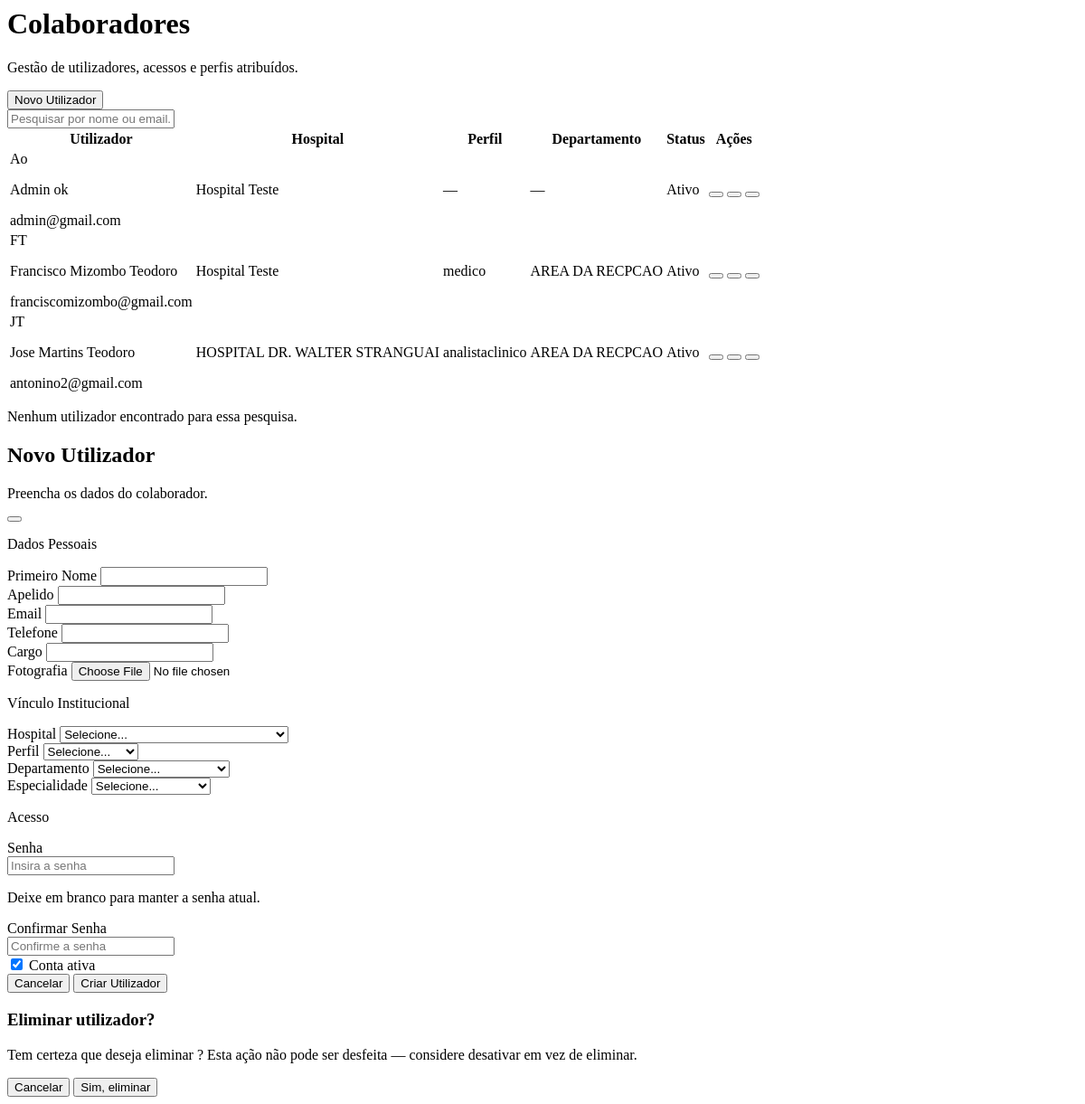
The app's page /modulos/colaboradores/ (signed in), older data.
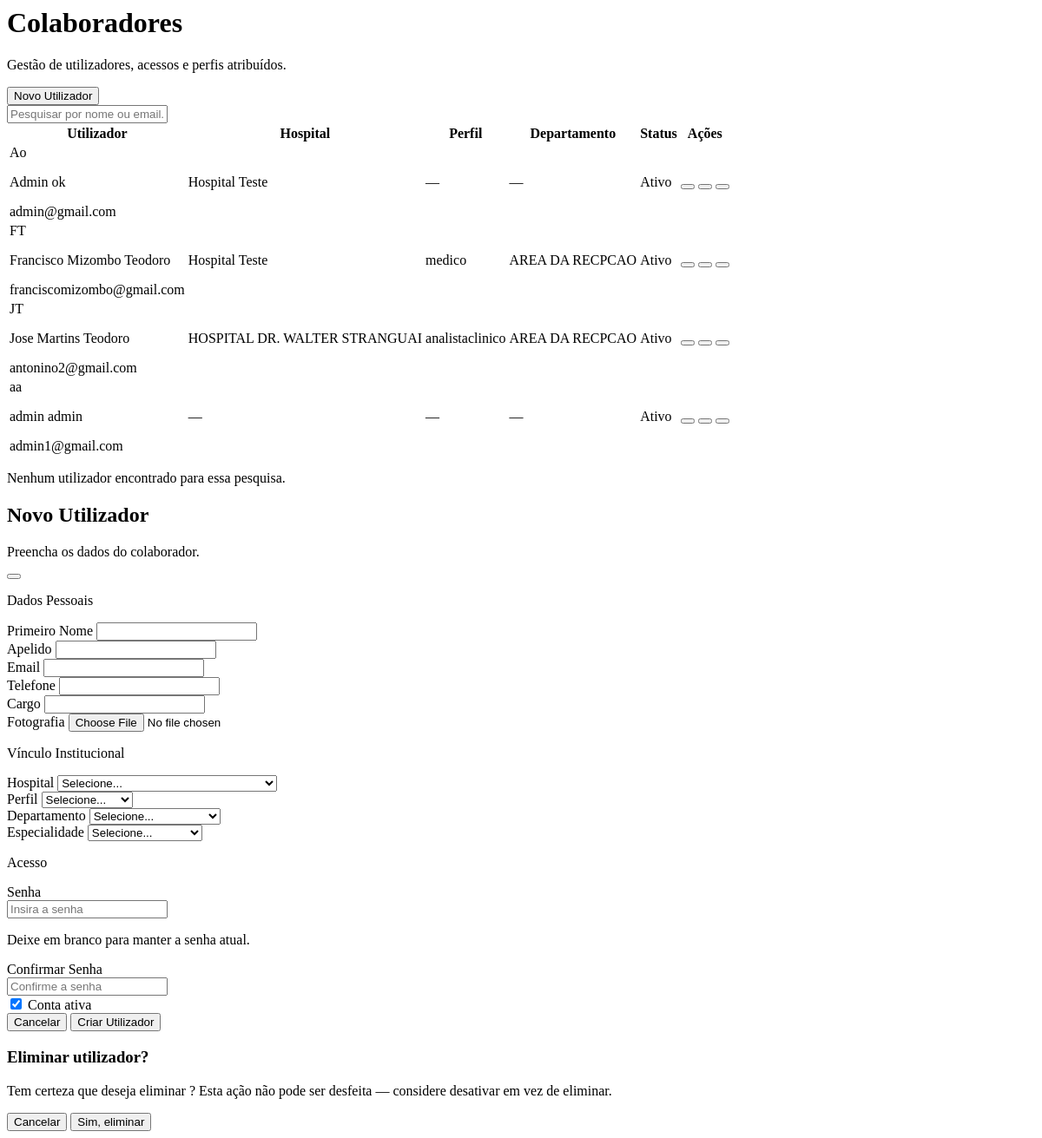
The same page, newer data.
### App_Usuarios/ultilizador.py (models this page shows, shortened)
class Utilizador(AbstractBaseUser, PermissionsMixin):
    uuid = models.UUIDField(
        default=uuid4,
        editable=False,
        unique=True
    )
    hospital = models.ForeignKey(
        Hospital,
        on_delete=models.PROTECT,
        related_name="utilizadores",
        verbose_name="Hospital",
        blank=True,
        null=True
    )
    perfil = models.ForeignKey(
        Perfil,
        on_delete=models.PROTECT,
        related_name="utilizadores",
        verbose_name="Perfil",
        blank=True,
        null=True
    )
    departamento = models.ForeignKey(
        Departamento,
        on_delete=models.PROTECT,
        related_name="utilizadores",
        verbose_name="Departamento",
        blank=True,
        null=True
    )
    especialidade = models.ForeignKey(
        Especialidade,
        on_delete=models.PROTECT,
        related_name="utilizadores",
        verbose_name="Especialidade",
        blank=True,
        null=True
    )
    primeiro_nome = models.CharField(
        "Primeiro Nome",
        max_length=100
    )
    ultimo_nome = models.CharField(
        "Apelido",
        max_length=100
    )
    email = models.EmailField(
        "E-mail",
        unique=True
    )
    telefone = models.CharField(
        "Telefone",
        max_length=20,
        blank=True
    )
    fotografia = models.ImageField(
        "Fotografia",
        upload_to="utilizadores/",
        blank=True,
        null=True
    )
    cargo = models.CharField(
        "Cargo",
        max_length=100,
        blank=True
    )
    is_active = models.BooleanField(
        "Ativo",
        default=True
    )
    is_staff = models.BooleanField(
        "Membro da Equipa",
        default=False
    )
    criado_em = models.DateTimeField(
        "Criado em",
        auto_now_add=True
    )
    atualizado_em = models.DateTimeField(
        "Atualizado em",
        auto_now=True
    )
    objects = UtilizadorManager()
    USERNAME_FIELD = "email"
    REQUIRED_FIELDS = [
        "primeiro_nome",
        "ultimo_nome",
    ]
    @property
    def nome_completo(self):
        return f"{self.primeiro_nome} {self.ultimo_nome}"
    class Meta:
        verbose_name = "Utilizador"
        verbose_name_plural = "Utilizadores"
        ordering = ["primeiro_nome", "ultimo_nome"]

### App_Hospital/hospital.py (models this page shows, shortened)
class Hospital(models.Model):
    uuid = models.UUIDField(
        default=uuid4,
        editable=False,
        unique=True
    )
    codigo = models.CharField(
        "Código",
        max_length=20,
        unique=True
    )
    nome = models.CharField(
        "Nome",
        max_length=200
    )
    sigla = models.CharField(
        "Sigla",
        max_length=30,
        blank=True
    )
    nif = models.CharField(
        "NIF",
        max_length=30,
        blank=True
    )
    telefone = models.CharField(
        "Telefone",
        max_length=20,
        blank=True
    )
    email = models.EmailField(
        "E-mail",
        blank=True
    )
    website = models.URLField(
        "Website",
        blank=True
    )
    pais = models.CharField(
        "País",
        max_length=100,
        default="Angola"
    )
    provincia = models.CharField(
        "Província",
        max_length=100
    )
    municipio = models.CharField(
        "Município",
        max_length=100
    )
    endereco = models.CharField(
        "Endereço",
        max_length=250,
        blank=True
    )
    logo = models.ImageField(
        "Logótipo",
        upload_to="hospital/logo/",
        blank=True,
        null=True
    )
    observacoes = models.TextField(
        "Observações",
        blank=True
    )
    ativo = models.BooleanField(
        "Ativo",
        default=True
    )
    criado_em = models.DateTimeField(
        "Criado em",
        auto_now_add=True
    )
    atualizado_em = models.DateTimeField(
        "Atualizado em",
        auto_now=True
    )
    class Meta:
        verbose_name = "Hospital"
        verbose_name_plural = "Hospitais"
        ordering = ["nome"]
    ativo = models.BooleanField(
        default=True
    )
    criado_em = models.DateTimeField(
        auto_now_add=True
    )
    atualizado_em = models.DateTimeField(
        auto_now=True
    )
    class Meta:
        verbose_name = "Hospital"
        verbose_name_plural = "Hospitais"
        ordering = ["nome"]

### App_Usuarios/perfil.py (models this page shows, shortened)
class Perfil(models.Model):
    nome = models.CharField(
        "Nome",
        max_length=100,
        unique=True
    )
    descricao = models.TextField(
        "Descrição",
        blank=True
    )
    ativo = models.BooleanField(
        "Ativo",
        default=True
    )
    criado_em = models.DateTimeField(
        auto_now_add=True
    )
    atualizado_em = models.DateTimeField(
        auto_now=True
    )
    class Meta:
        verbose_name = "Perfil"
        verbose_name_plural = "Perfis"
        ordering = ["nome"]

### App_Hospital/departamento.py (models this page shows, shortened)
class Departamento(models.Model):
    hospital = models.ForeignKey(
        Hospital,
        on_delete=models.CASCADE,
        related_name="departamentos"
    )
    nome = models.CharField(
        "Nome",
        max_length=100
    )
    descricao = models.TextField(
        "Descrição",
        blank=True
    )
    ativo = models.BooleanField(
        default=True
    )
    criado_em = models.DateTimeField(
        auto_now_add=True
    )
    atualizado_em = models.DateTimeField(
        auto_now=True
    )
    class Meta:
        verbose_name = "Departamento"
        verbose_name_plural = "Departamentos"
        ordering = ["nome"]
        unique_together = ("hospital", "nome")

### App_Usuarios/views.py (the view)
@login_required
@requer_permissao("utilizador.gerir")
def modulo_colaboradores(request):
    utilizadores = Utilizador.objects.select_related(
        "hospital",
        "perfil",
        "departamento",
        "especialidade",
    ).all()
    return render(
        request,
        "colaboradores/painel.html",
        {
            "utilizadores": utilizadores,
            "hospitais": Hospital.objects.all(),
            "perfis": Perfil.objects.filter(ativo=True),
            "departamentos": Departamento.objects.all(),
            "especialidades": Especialidade.objects.all(),
        },
    )

### templates/colaboradores/painel.html (shortened to what this page needs)
<div class="p-4 md:p-8" id="colaboradoresPage"
    data-url-cadastrar="{% url 'cadastrar_utilizador' %}"
    data-url-detalhe-template="{% url 'detalhe_utilizador' 999999999 %}"
    data-url-atualizar-template="{% url 'atualizar_utilizador' 999999999 %}"
    data-url-status-template="{% url 'alternar_status_utilizador' 999999999 %}"
    data-url-eliminar-template="{% url 'eliminar_utilizador' 999999999 %}">
    <div class="flex flex-col md:flex-row md:items-center md:justify-between gap-4 mb-6">
        <div>
            <h1 class="text-xl md:text-2xl font-semibold text-text-main">Colaboradores</h1>
            <p class="text-sm text-gray-500 mt-1">Gestão de utilizadores, acessos e perfis atribuídos.</p>
        </div>
        <button type="button" id="btnNovoUtilizador"
            class="inline-flex items-center justify-center gap-2 bg-orange text-white text-sm font-medium px-5 py-3 rounded-xl shadow-md transition-all cursor-pointer hover:opacity-90">
            Novo Utilizador
        </button>
    </div>
    <div class="bg-card rounded-2xl border border-gray-100 shadow-sm p-4 mb-6">
        <div class="relative max-w-sm">
            <input type="text" id="pesquisaUtilizador" placeholder="Pesquisar por nome ou email..."
                class="w-full pl-10 pr-4 py-2.5 rounded-xl border border-gray-200 focus:border-orange focus:ring-2 focus:ring-orange/20 outline-none transition-all text-sm placeholder:text-gray-400">
        </div>
    </div>
    <div class="bg-card rounded-2xl border border-gray-100 shadow-sm overflow-hidden">
        <div class="overflow-x-auto">
            <table class="w-full text-sm text-left">
                <thead class="bg-gray-50 text-gray-500 uppercase text-xs tracking-wide">
                    <tr>
                        <th class="px-5 py-3 font-medium">Utilizador</th>
                        <th class="px-5 py-3 font-medium">Hospital</th>
                        <th class="px-5 py-3 font-medium">Perfil</th>
                        <th class="px-5 py-3 font-medium">Departamento</th>
                        <th class="px-5 py-3 font-medium">Status</th>
                        <th class="px-5 py-3 font-medium text-right">Ações</th>
                    </tr>
                </thead>
                <tbody id="tabelaUtilizadores" class="divide-y divide-gray-100">
                    {% for utilizador in utilizadores %}
                    <tr class="hover:bg-gray-50/60 transition-colors linha-utilizador"
                        data-id="{{ utilizador.id }}"
                        data-nome="{{ utilizador.nome_completo|lower }}"
                        data-email="{{ utilizador.email|lower }}">
                        <td class="px-5 py-3">
                            <div class="flex items-center gap-3">
                                {% if utilizador.fotografia %}
                                <img src="{{ utilizador.fotografia.url }}" alt="{{ utilizador.nome_completo }}"
                                    class="w-9 h-9 rounded-full object-cover border border-gray-100">
                                {% else %}
                                <div class="w-9 h-9 rounded-full bg-orange/10 text-orange flex items-center justify-center font-medium text-xs">
                                    {{ utilizador.primeiro_nome|slice:":1" }}{{ utilizador.ultimo_nome|slice:":1" }}
                                </div>
                                {% endif %}
                                <div>
                                    <p class="font-medium text-text-main">{{ utilizador.nome_completo }}</p>
                                    <p class="text-xs text-gray-400">{{ utilizador.email }}</p>
                                </div>
                            </div>
                        </td>
                        <td class="px-5 py-3 text-gray-600">{{ utilizador.hospital.nome|default:"—" }}</td>
                        <td class="px-5 py-3 text-gray-600">{{ utilizador.perfil.nome|default:"—" }}</td>
                        <td class="px-5 py-3 text-gray-600">{{ utilizador.departamento.nome|default:"—" }}</td>
                        <td class="px-5 py-3">
                            {% if utilizador.is_active %}
                            <span class="inline-flex items-center gap-1.5 px-3 py-1 rounded-full text-xs font-medium bg-green/10 text-green">
                                 Ativo
                            </span>
                            {% else %}
                            <span class="inline-flex items-center gap-1.5 px-3 py-1 rounded-full text-xs font-medium bg-gray-100 text-gray-500">
                                <span class="w-1.5 h-1.5 rounded-full bg-gray-400"></span> Inativo
                            </span>
                            {% endif %}
                        </td>
                        <td class="px-5 py-3">
                            <div class="flex items-center justify-end gap-1.5">
                                <button type="button" title="Editar" data-action="editar" data-id="{{ utilizador.id }}"
                                    class="w-8 h-8 rounded-lg flex items-center justify-center text-gray-400 hover:text-orange hover:bg-orange/10 transition-all cursor-pointer">
                                </button>
                                <button type="button" title="{% if utilizador.is_active %}Desativar{% else %}Ativar{% endif %}"
                                    data-action="status" data-id="{{ utilizador.id }}"
                                    class="w-8 h-8 rounded-lg flex items-center justify-center text-gray-400 hover:text-amber-600 hover:bg-amber-50 transition-all cursor-pointer">
                                </button>
                                <button type="button" title="Eliminar" data-action="eliminar" data-id="{{ utilizador.id }}"
                                    data-nome="{{ utilizador.nome_completo }}"
                                    class="w-8 h-8 rounded-lg flex items-center justify-center text-gray-400 hover:text-red-600 hover:bg-red-50 transition-all cursor-pointer">
                                </button>
                            </div>
                        </td>
                    </tr>
                    {% endfor %}
                </tbody>
            </table>
        </div>
        <p id="semResultadoPesquisa" class="hidden px-5 py-10 text-center text-gray-400 text-sm">
            Nenhum utilizador encontrado para essa pesquisa.
        </p>
    </div>
</div>
{% include "colaboradores/modal.html" %}

Row changes from the older to the newer data that the page shows:
added Utilizador: primeiro_nome "a", ultimo_nome "a", nome_completo "admin admin", email "admin1@gmail.com", hospital.nome "—", perfil.nome "—", departamento.nome "—", is_active "Ativo"
